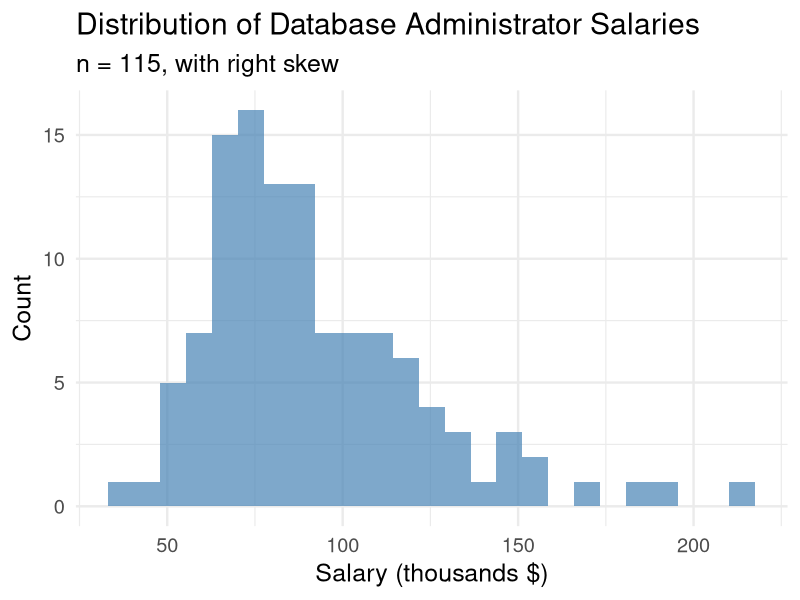
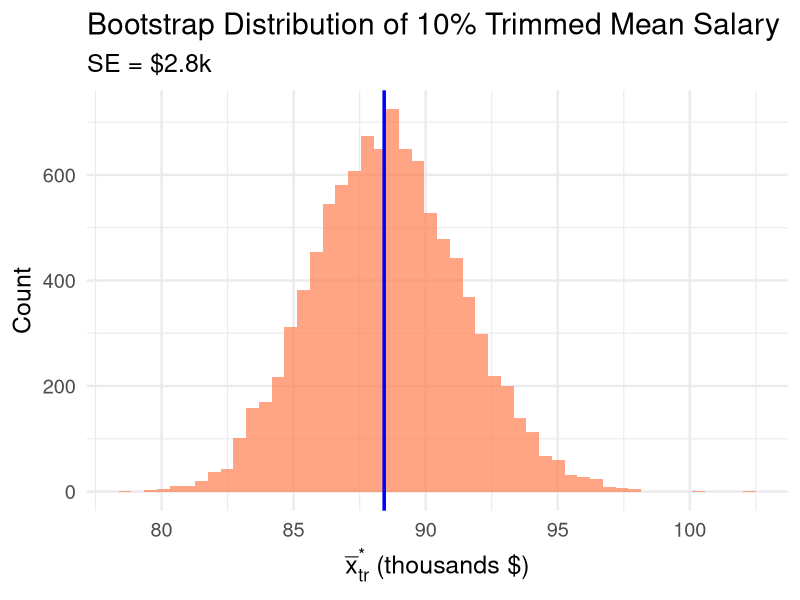
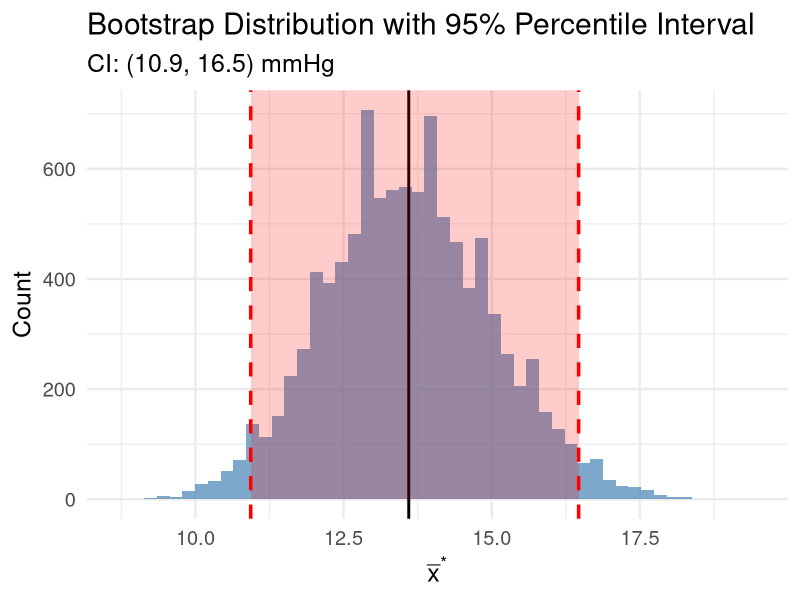
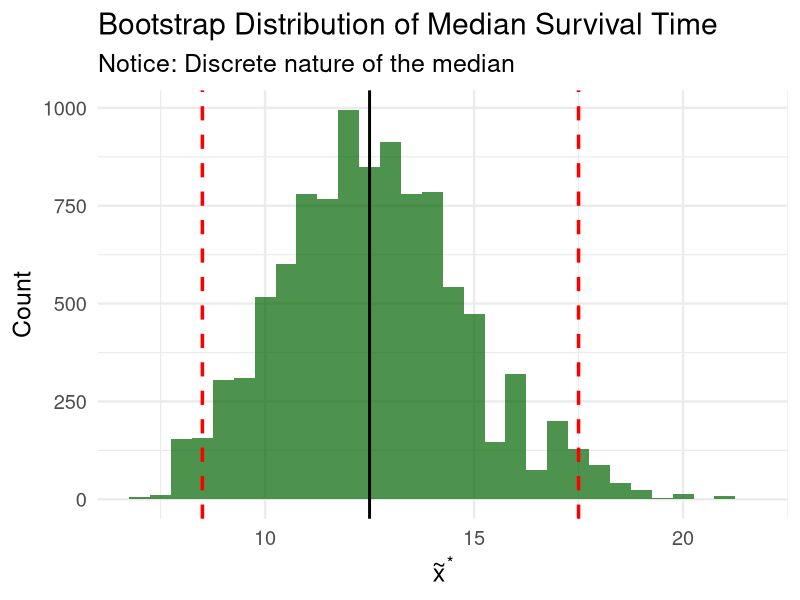
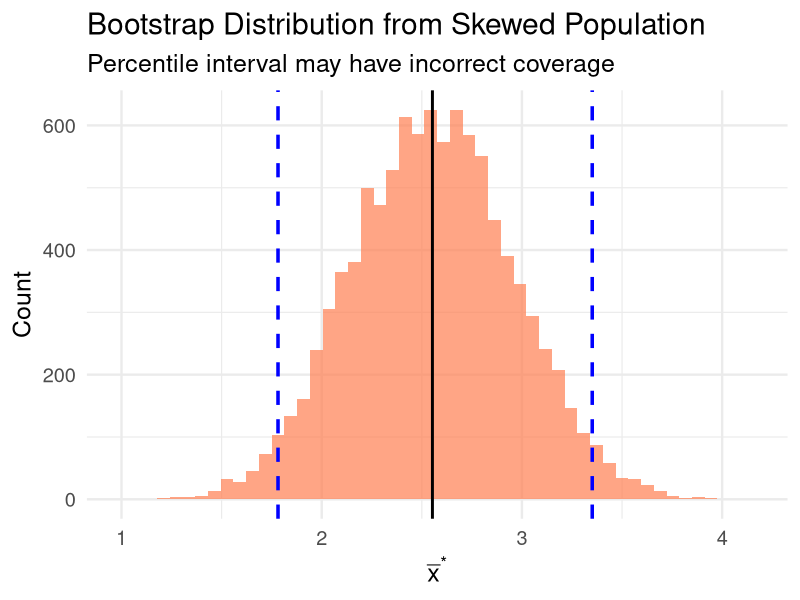
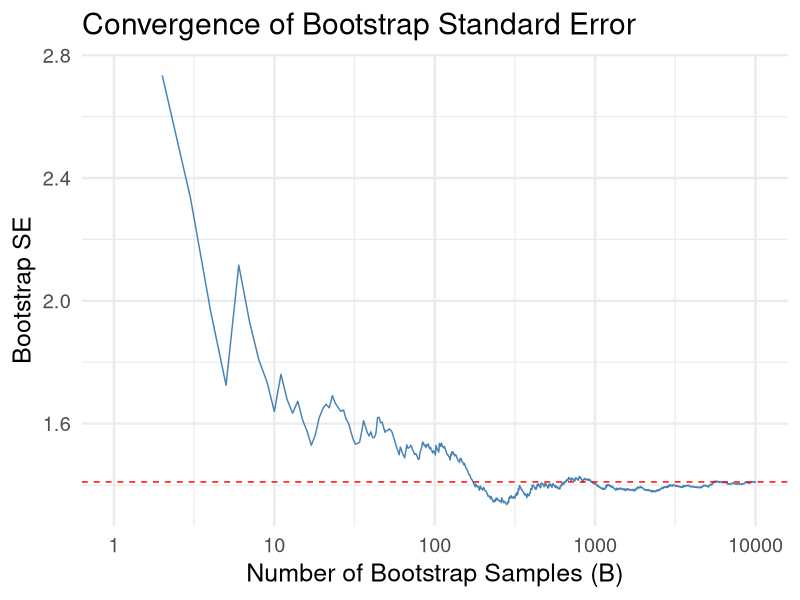
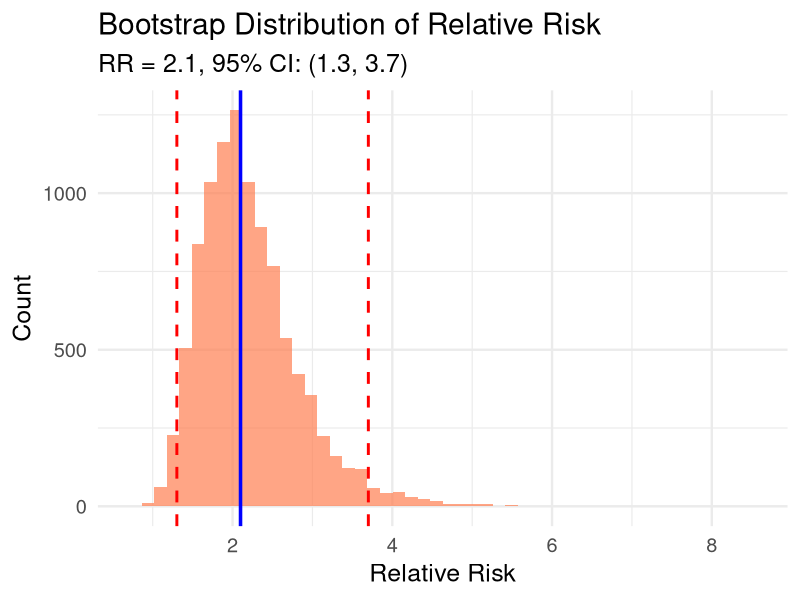
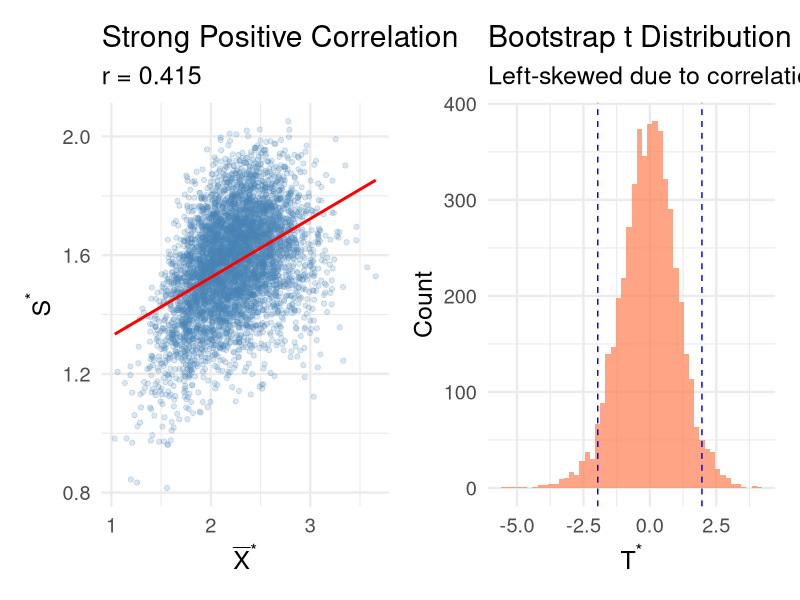

Here is the R script that generated these plots, in order:
## ---- chunk 1
#| label: setup
#| include: false
library(tidyverse)
library(broom)
library(patchwork)
set.seed(551)
theme_set(theme_minimal(base_size = 18))
## ---- chunk 2
#| echo: true
response_times <- c(8, 12, 15, 7, 22, 45, 11, 9, 14, 18, 10, 13)
n <- length(response_times)

cat("n =", n, "\n")
cat("Mean:", round(mean(response_times), 2), "days\n")
cat("Median:", median(response_times), "days\n")
cat("SD:", round(sd(response_times), 2), "days")
## ---- chunk 3
#| echo: true
bp_reduction <- c(12, 8, 15, 22, 5, 18, 11, 14, 9, 25, 7, 16, 13, 10, 19)
n_bp <- length(bp_reduction)

cat("Sample size:", n_bp, "\n")
cat("Mean reduction:", round(mean(bp_reduction), 2), "mmHg\n")
cat("Sample SD:", round(sd(bp_reduction), 2), "mmHg\n")
cat("Classical SE:", round(sd(bp_reduction)/sqrt(n_bp), 2), "mmHg")
## ---- chunk 4
#| echo: true
set.seed(551)
B <- 10000
boot_means_bp <- replicate(B, {
  boot_sample <- sample(bp_reduction, n_bp, replace = TRUE)
  mean(boot_sample)
})

# Compare standard errors
classical_se <- sd(bp_reduction) / sqrt(n_bp)
boot_se <- sd(boot_means_bp)

cat("Classical SE (s/âˆšn):", round(classical_se, 3), "\n")
cat("Bootstrap SE:", round(boot_se, 3), "\n")
cat("Ratio:", round(boot_se / classical_se, 3))
## ---- chunk 5
#| echo: true
# Data with potential outlier
response_times <- c(8, 12, 15, 7, 22, 45, 11, 9, 14, 18, 10, 13)

# Bootstrap for 10% trimmed mean
set.seed(551)
boot_trimmed <- replicate(10000, {
  x <- sample(response_times, length(response_times), replace = TRUE)
  mean(x, trim = 0.10)  # Trim 10% from each end
})

cat("Sample mean:", round(mean(response_times), 2), "\n")
cat("10% Trimmed mean:", round(mean(response_times, trim = 0.10), 2), "\n")
cat("Bootstrap SE of trimmed mean:", round(sd(boot_trimmed), 2))
## ---- chunk 6
#| echo: true
#| code-fold: true
# Sample salaries (in thousands) - simulated based on Devore example
set.seed(123)
salaries <- round(c(rlnorm(100, log(80), 0.3), rlnorm(15, log(150), 0.4))) * 1000
n_sal <- length(salaries)

tibble(x = salaries) |>
  ggplot(aes(x = x/1000)) +
  geom_histogram(bins = 25, fill = "steelblue", alpha = 0.7) +
  labs(x = "Salary (thousands $)", y = "Count",
       title = "Distribution of Database Administrator Salaries",
       subtitle = paste0("n = ", n_sal, ", with right skew"))
## ---- chunk 7
#| echo: true
# 10% trimmed mean
xbar_tr <- mean(salaries, trim = 0.10)

# Bootstrap
set.seed(551)
B <- 10000
boot_trimmed_sal <- replicate(B, {
  x <- sample(salaries, n_sal, replace = TRUE)
  mean(x, trim = 0.10)
})

cat("10% Trimmed mean:", round(xbar_tr, 0), "\n")
cat("Bootstrap SE:", round(sd(boot_trimmed_sal), 0), "\n")
cat("Bootstrap mean of trimmed means:", round(mean(boot_trimmed_sal), 0))
## ---- chunk 8
#| code-fold: true
#| fig-height: 6
tibble(x = boot_trimmed_sal) |>
  ggplot(aes(x = x/1000)) +
  geom_histogram(bins = 50, fill = "coral", alpha = 0.7) +
  geom_vline(xintercept = xbar_tr/1000, color = "blue", linewidth = 1.2) +
  labs(x = expression(bar(x)[tr]^"*" ~ "(thousands $)"), y = "Count",
       title = "Bootstrap Distribution of 10% Trimmed Mean Salary",
       subtitle = paste0("SE = $", round(sd(boot_trimmed_sal)/1000, 1), "k"))
## ---- chunk 9
# Check bias for trimmed mean
boot_bias <- mean(boot_trimmed_sal) - xbar_tr
cat("Bootstrap bias estimate:", round(boot_bias, 0), "\n")
cat("Bias as % of estimate:", round(100 * boot_bias / xbar_tr, 2), "%")
## ---- chunk 10
#| echo: true
# Blood pressure reduction data
set.seed(551)
bp_reduction <- c(12, 8, 15, 22, 5, 18, 11, 14, 9, 25, 7, 16, 13, 10, 19)

# Bootstrap
boot_means_bp <- replicate(10000, mean(sample(bp_reduction, length(bp_reduction), replace = TRUE)))

# 95% Percentile interval
percentile_ci <- quantile(boot_means_bp, probs = c(0.025, 0.975))

cat("Sample mean:", round(mean(bp_reduction), 2), "mmHg\n")
cat("95% Bootstrap Percentile CI:", round(percentile_ci, 2), "mmHg\n")

# Compare to t-interval
t_ci <- t.test(bp_reduction)$conf.int
cat("95% t-interval:", round(t_ci, 2), "mmHg")
## ---- chunk 11
#| code-fold: true
#| fig-height: 6
tibble(x = boot_means_bp) |>
  ggplot(aes(x = x)) +
  geom_histogram(bins = 50, fill = "steelblue", alpha = 0.7) +
  geom_vline(xintercept = percentile_ci, color = "red", linewidth = 1.2, linetype = "dashed") +
  geom_vline(xintercept = mean(bp_reduction), color = "black", linewidth = 1) +
  annotate("rect", xmin = percentile_ci[1], xmax = percentile_ci[2], 
           ymin = 0, ymax = Inf, alpha = 0.2, fill = "red") +
  labs(x = expression(bar(x)^"*"), y = "Count",
       title = "Bootstrap Distribution with 95% Percentile Interval",
       subtitle = paste0("CI: (", round(percentile_ci[1], 1), ", ", round(percentile_ci[2], 1), ") mmHg"))
## ---- chunk 12
#| echo: true
# Survival times (months) for 20 cancer patients
survival_times <- c(4, 8, 12, 15, 18, 6, 9, 24, 36, 11,
                    7, 14, 21, 10, 13, 5, 17, 22, 8, 19)

# Bootstrap for median
set.seed(551)
boot_medians <- replicate(10000, {
  median(sample(survival_times, length(survival_times), replace = TRUE))
})

# Results
cat("Sample median:", median(survival_times), "months\n")
cat("Bootstrap SE:", round(sd(boot_medians), 2), "months\n")
cat("95% Percentile CI:", quantile(boot_medians, c(0.025, 0.975)), "months")
## ---- chunk 13
#| code-fold: true
#| fig-height: 5.5
med_ci <- quantile(boot_medians, c(0.025, 0.975))

tibble(x = boot_medians) |>
  ggplot(aes(x = x)) +
  geom_histogram(bins = 30, fill = "darkgreen", alpha = 0.7) +
  geom_vline(xintercept = med_ci, color = "red", linewidth = 1.2, linetype = "dashed") +
  geom_vline(xintercept = median(survival_times), color = "black", linewidth = 1) +
  labs(x = expression(tilde(x)^"*"), y = "Count",
       title = "Bootstrap Distribution of Median Survival Time",
       subtitle = "Notice: Discrete nature of the median")
## ---- chunk 14
#| echo: true
# Bootstrap t interval for trimmed mean salary
xbar_tr <- mean(salaries, trim = 0.10)
se_boot <- sd(boot_trimmed_sal)
t_crit <- qt(0.975, df = length(salaries) - 1)

ci_lower <- xbar_tr - t_crit * se_boot
ci_upper <- xbar_tr + t_crit * se_boot

cat("Bootstrap t 95% CI for trimmed mean salary:\n")
cat("($", round(ci_lower, 0), ", $", round(ci_upper, 0), ")", sep = "")
## ---- chunk 15
#| echo: true
bootstrap_t_interval <- function(data, B = 10000, conf = 0.95) {
  n <- length(data)
  xbar <- mean(data)
  se <- sd(data) / sqrt(n)
  
  # Compute bootstrap t statistics
  t_star <- replicate(B, {
    boot_samp <- sample(data, n, replace = TRUE)
    (mean(boot_samp) - xbar) / (sd(boot_samp) / sqrt(n))
  })
  
  # Quantiles
  alpha <- 1 - conf
  q_lower <- quantile(t_star, alpha/2)
  q_upper <- quantile(t_star, 1 - alpha/2)
  
  # CI (note the reversal!)
  c(xbar - q_upper * se, xbar - q_lower * se)
}

# Apply to blood pressure data
boot_t_ci <- bootstrap_t_interval(bp_reduction)
cat("Bootstrap t CI:", round(boot_t_ci, 2), "mmHg")
## ---- chunk 16
#| echo: true
#| code-fold: true
# Compare all CI methods for BP reduction data
set.seed(551)

# Classical t
t_result <- t.test(bp_reduction)$conf.int

# Bootstrap percentile
boot_stats <- replicate(10000, mean(sample(bp_reduction, length(bp_reduction), replace = TRUE)))
pct_ci <- quantile(boot_stats, c(0.025, 0.975))

# Bootstrap t
boot_t_ci <- bootstrap_t_interval(bp_reduction)

tibble(
  Method = c("Classical t", "Bootstrap Percentile", "Bootstrap t"),
  Lower = c(t_result[1], pct_ci[1], boot_t_ci[1]),
  Upper = c(t_result[2], pct_ci[2], boot_t_ci[2])
) |>
  mutate(
    Width = Upper - Lower,
    across(Lower:Width, ~round(.x, 2))
  )
## ---- chunk 17
#| code-fold: true
#| fig-height: 5.5
# Highly skewed data
set.seed(551)
skewed_data <- rexp(15, rate = 0.5)  # Exponential with mean 2

boot_skewed <- replicate(10000, mean(sample(skewed_data, 15, replace = TRUE)))
pct_ci_skew <- quantile(boot_skewed, c(0.025, 0.975))

tibble(x = boot_skewed) |>
  ggplot(aes(x = x)) +
  geom_histogram(bins = 50, fill = "coral", alpha = 0.7) +
  geom_vline(xintercept = pct_ci_skew, color = "blue", linewidth = 1.2, linetype = "dashed") +
  geom_vline(xintercept = mean(skewed_data), color = "black", linewidth = 1) +
  labs(x = expression(bar(x)^"*"), y = "Count",
       title = "Bootstrap Distribution from Skewed Population",
       subtitle = "Percentile interval may have incorrect coverage")
## ---- chunk 18
#| echo: true
# Demonstrating convergence of bootstrap SE
set.seed(551)
B_values <- c(100, 500, 1000, 5000, 10000)

convergence <- map_dfr(B_values, function(B) {
  boot_means <- replicate(B, mean(sample(bp_reduction, length(bp_reduction), replace = TRUE)))
  tibble(B = B, SE = sd(boot_means))
})

convergence
## ---- chunk 19
#| code-fold: true
#| fig-height: 5.5
set.seed(551)
# Run multiple bootstrap analyses with different B
running_se <- tibble(
  B = 1:10000,
  cumulative_se = accumulate(
    replicate(10000, mean(sample(bp_reduction, length(bp_reduction), replace = TRUE))),
    ~c(.x, .y),
    .init = numeric(0)
  )[-1] |> map_dbl(sd)
)

running_se |>
  ggplot(aes(x = B, y = cumulative_se)) +
  geom_line(color = "steelblue") +
  geom_hline(yintercept = tail(running_se$cumulative_se, 1), linetype = "dashed", color = "red") +
  labs(x = "Number of Bootstrap Samples (B)", y = "Bootstrap SE",
       title = "Convergence of Bootstrap Standard Error") +
  scale_x_log10()
## ---- chunk 20
#| echo: false
tibble(
  Situation = c("Small n (â‰¤10), normal data", 
                "Small n (â‰¤10), skewed data",
                "Large n, normal data",
                "Large n, skewed data",
                "Complex statistic (trimmed mean, ratio)"),
  Recommendation = c("Classical t preferred",
                     "Bootstrap t (with caution)",
                     "Either works well",
                     "Bootstrap t preferred",
                     "Bootstrap (no classical alternative)")
) |>
  knitr::kable()
## ---- chunk 21
#| echo: true
# Relative risk
p1 <- 55/3338  # High BP group
p2 <- 21/2676  # Low BP group
rr_hat <- p1/p2

cat("Risk (high BP):", round(p1 * 100, 2), "%\n")
cat("Risk (low BP):", round(p2 * 100, 2), "%\n")
cat("Relative Risk:", round(rr_hat, 2))
## ---- chunk 22
#| echo: true
set.seed(551)
n1 <- 3338; x1 <- 55
n2 <- 2676; x2 <- 21

# Bootstrap
boot_rr <- replicate(10000, {
  # Resample from each group (binary outcomes)
  boot_p1 <- sum(sample(c(rep(1, x1), rep(0, n1 - x1)), n1, replace = TRUE)) / n1
  boot_p2 <- sum(sample(c(rep(1, x2), rep(0, n2 - x2)), n2, replace = TRUE)) / n2
  
  # Handle division by zero
  if (boot_p2 == 0) return(NA)
  boot_p1 / boot_p2
})

boot_rr <- boot_rr[!is.na(boot_rr)]

cat("Bootstrap SE:", round(sd(boot_rr), 3), "\n")
cat("95% Percentile CI:", round(quantile(boot_rr, c(0.025, 0.975)), 2))
## ---- chunk 23
#| code-fold: true
#| fig-height: 5.5
rr_ci <- quantile(boot_rr, c(0.025, 0.975))

tibble(x = boot_rr) |>
  ggplot(aes(x = x)) +
  geom_histogram(bins = 50, fill = "coral", alpha = 0.7) +
  geom_vline(xintercept = rr_hat, color = "blue", linewidth = 1.2) +
  geom_vline(xintercept = rr_ci, color = "red", linewidth = 1, linetype = "dashed") +
  labs(x = "Relative Risk", y = "Count",
       title = "Bootstrap Distribution of Relative Risk",
       subtitle = paste0("RR = ", round(rr_hat, 2), ", 95% CI: (", 
                        round(rr_ci[1], 2), ", ", round(rr_ci[2], 2), ")"))
## ---- chunk 24
#| echo: true
set.seed(551)
# Treatment A: faster, less variable
drug_A <- c(12, 18, 15, 22, 14, 16, 20, 13, 17, 19)
# Treatment B: slower, more variable  
drug_B <- c(25, 18, 35, 22, 28, 15, 42, 20, 30, 24)

cat("Drug A - Mean:", round(mean(drug_A), 1), ", SD:", round(sd(drug_A), 1), "\n")
cat("Drug B - Mean:", round(mean(drug_B), 1), ", SD:", round(sd(drug_B), 1), "\n")
cat("Difference (B - A):", round(mean(drug_B) - mean(drug_A), 1), "minutes")
## ---- chunk 25
#| echo: true
set.seed(551)
# Bootstrap the difference in means
boot_diff <- replicate(10000, {
  boot_A <- sample(drug_A, length(drug_A), replace = TRUE)
  boot_B <- sample(drug_B, length(drug_B), replace = TRUE)
  mean(boot_B) - mean(boot_A)
})

# Results
diff_ci <- quantile(boot_diff, c(0.025, 0.975))
cat("Bootstrap SE:", round(sd(boot_diff), 2), "\n")
cat("95% CI for difference:", round(diff_ci, 2), "minutes")
## ---- chunk 26
#| echo: true
# Lung cancer cases
cases_smokers <- 85; cases_nonsmokers <- 15
# Controls
controls_smokers <- 60; controls_nonsmokers <- 40

# Sample odds ratio
or_hat <- (cases_smokers * controls_nonsmokers) / (cases_nonsmokers * controls_smokers)
cat("Sample Odds Ratio:", round(or_hat, 2))
## ---- chunk 27
#| echo: true
set.seed(551)
# Bootstrap
n_cases <- cases_smokers + cases_nonsmokers
n_controls <- controls_smokers + controls_nonsmokers

boot_or <- replicate(10000, {
  # Resample cases
  boot_cases <- sample(c(rep(1, cases_smokers), rep(0, cases_nonsmokers)), 
                       n_cases, replace = TRUE)
  boot_case_smoke <- sum(boot_cases)
  boot_case_nonsmoke <- n_cases - boot_case_smoke
  
  # Resample controls
  boot_controls <- sample(c(rep(1, controls_smokers), rep(0, controls_nonsmokers)), 
                          n_controls, replace = TRUE)
  boot_ctrl_smoke <- sum(boot_controls)
  boot_ctrl_nonsmoke <- n_controls - boot_ctrl_smoke
  
  # OR (with continuity correction)
  (boot_case_smoke + 0.5) * (boot_ctrl_nonsmoke + 0.5) / 
    ((boot_case_nonsmoke + 0.5) * (boot_ctrl_smoke + 0.5))
})

cat("95% CI for OR:", round(quantile(boot_or, c(0.025, 0.975)), 2))
## ---- chunk 28
#| echo: true
#| code-fold: true
#| fig-height: 5.5
# Generate skewed data
set.seed(551)
skewed_data <- rexp(20, rate = 0.5)

# Bootstrap and track mean, SD, and t-stat
boot_stats <- replicate(5000, {
  boot_samp <- sample(skewed_data, length(skewed_data), replace = TRUE)
  c(mean = mean(boot_samp), 
    sd = sd(boot_samp),
    t = (mean(boot_samp) - mean(skewed_data)) / (sd(boot_samp) / sqrt(length(skewed_data))))
}, simplify = FALSE) |> bind_rows()

# Plot correlation
p1 <- ggplot(boot_stats, aes(x = mean, y = sd)) +
  geom_point(alpha = 0.2, color = "steelblue") +
  geom_smooth(method = "lm", color = "red", se = FALSE) +
  labs(x = expression(bar(X)^"*"), y = expression(S^"*"),
       title = "Strong Positive Correlation",
       subtitle = paste0("r = ", round(cor(boot_stats$mean, boot_stats$sd), 3)))

p2 <- ggplot(boot_stats, aes(x = t)) +
  geom_histogram(bins = 50, fill = "coral", alpha = 0.7) +
  geom_vline(xintercept = c(-1.96, 1.96), linetype = "dashed", color = "blue") +
  labs(x = expression(T^"*"), y = "Count",
       title = "Bootstrap t Distribution",
       subtitle = "Left-skewed due to correlation")

p1 + p2
## ---- chunk 29
#| echo: true
#| code-fold: true
#| cache: true
# Simulation comparing coverage rates
set.seed(551)
n_sim <- 1000
n <- 15
true_mu <- 2  # True mean of Exp(0.5)

# Function to compute intervals
compute_coverage <- function(n_sim, n, B = 2000) {
  coverage <- replicate(n_sim, {
    # Generate skewed data (exponential)
    x <- rexp(n, rate = 0.5)
    xbar <- mean(x)
    se <- sd(x) / sqrt(n)
    
    # Classical t interval
    t_ci <- xbar + c(-1, 1) * qt(0.975, n-1) * se
    
    # Percentile interval
    boot_means <- replicate(B, mean(sample(x, n, replace = TRUE)))
    pct_ci <- quantile(boot_means, c(0.025, 0.975))
    
    # Bootstrap t interval
    boot_t <- replicate(B, {
      boot_samp <- sample(x, n, replace = TRUE)
      (mean(boot_samp) - xbar) / (sd(boot_samp) / sqrt(n))
    })
    q_t <- quantile(boot_t, c(0.025, 0.975))
    boot_t_ci <- c(xbar - q_t[2] * se, xbar - q_t[1] * se)
    
    # Check coverage
    c(classical = (t_ci[1] < true_mu & true_mu < t_ci[2]),
      percentile = (pct_ci[1] < true_mu & true_mu < pct_ci[2]),
      bootstrap_t = (boot_t_ci[1] < true_mu & true_mu < boot_t_ci[2]))
  })
  
  rowMeans(coverage)
}

coverage_results <- compute_coverage(n_sim, n)

tibble(
  Method = c("Classical t", "Percentile", "Bootstrap t"),
  Coverage = round(coverage_results * 100, 1),
  Target = 95.0
) |>
  knitr::kable(col.names = c("Method", "Actual Coverage (%)", "Target (%)"),
               caption = paste0("Coverage rates for Exp(0.5) data, n = ", n, ", ", n_sim, " simulations"))
## ---- chunk 30
#| echo: false
tibble(
  Method = c("Classical t", "Simple Bootstrap t", "Studentized Bootstrap t", "Percentile", "BCa"),
  `Population Normal?` = c("Yes (or large n)", "No", "No", "No", "No"),
  `Bootstrap Dist Normal?` = c("N/A", "Yes", "No", "No", "No"),
  `Handles Skewness?` = c("Poorly", "Poorly", "Well", "Moderately", "Well"),
  `Bias Correction?` = c("No", "No", "Partial", "No", "Yes")
) |>
  knitr::kable(caption = "Comparison of Normality Assumptions Across Methods")
## ---- chunk 31
#| echo: true
#| code-fold: true
#| fig-height: 6
# Compare all methods on skewed data
set.seed(551)
skewed_sample <- rexp(20, rate = 0.5)
xbar <- mean(skewed_sample)
se <- sd(skewed_sample) / sqrt(length(skewed_sample))
B <- 10000

# Bootstrap samples
boot_means <- replicate(B, mean(sample(skewed_sample, length(skewed_sample), replace = TRUE)))
boot_t <- replicate(B, {
  bs <- sample(skewed_sample, length(skewed_sample), replace = TRUE)
  (mean(bs) - xbar) / (sd(bs) / sqrt(length(skewed_sample)))
})

# Intervals
ci_classical <- xbar + c(-1, 1) * qt(0.975, length(skewed_sample) - 1) * se
ci_simple_boot_t <- xbar + c(-1, 1) * qt(0.975, length(skewed_sample) - 1) * sd(boot_means)
ci_percentile <- quantile(boot_means, c(0.025, 0.975))
q_boot_t <- quantile(boot_t, c(0.025, 0.975))
ci_studentized <- c(xbar - q_boot_t[2] * se, xbar - q_boot_t[1] * se)

# Create comparison data frame
ci_comparison <- tibble(
  Method = factor(c("Classical t", "Simple Boot t", "Percentile", "Studentized Boot t"),
                  levels = c("Classical t", "Simple Boot t", "Percentile", "Studentized Boot t")),
  Lower = c(ci_classical[1], ci_simple_boot_t[1], ci_percentile[1], ci_studentized[1]),
  Upper = c(ci_classical[2], ci_simple_boot_t[2], ci_percentile[2], ci_studentized[2]),
  Center = xbar
)

ggplot(ci_comparison, aes(y = Method)) +
  geom_segment(aes(x = Lower, xend = Upper, yend = Method), linewidth = 2, color = "steelblue") +
  geom_point(aes(x = Center), size = 3, color = "black") +
  geom_point(aes(x = Lower), size = 2, color = "red") +
  geom_point(aes(x = Upper), size = 2, color = "red") +
  geom_vline(xintercept = 2, linetype = "dashed", color = "darkgreen", linewidth = 1) +
  annotate("text", x = 2, y = 4.4, label = expression(mu == 2 ~ "(true mean)"), 
           color = "darkgreen", size = 4) +
  labs(x = "Value", y = "",
       title = "Comparison of 95% CIs for Skewed Data (Exp(0.5), n = 20)",
       subtitle = "Studentized bootstrap t stretches further right to capture the true mean") +
  theme_minimal(base_size = 14)
## ---- chunk 32
#| echo: false
#| fig-height: 6
#| fig-width: 10
# Define nodes
nodes <- tibble(
  x = c(2,      1,       3,       0.5,     1.5,     2.5,     3.5),
  y = c(3,      2,       2,       1,       1,       1,       1),
  label = c("Is n â‰¥ 15?", 
            "Is data\nnormal?", 
            "Is data\nskewed?", 
            "Bootstrap t\n(with caution)",
            "Classical t",
            "Classical t\nor Percentile", 
            "Bootstrap t")
)

# Define edges
edges <- tibble(
  x = c(2, 2, 1, 1, 3, 3),
  xend = c(1, 3, 0.5, 1.5, 2.5, 3.5),
  y = c(2.85, 2.85, 1.85, 1.85, 1.85, 1.85),
  yend = c(2.15, 2.15, 1.15, 1.15, 1.15, 1.15)
)

# Define edge labels
edge_labels <- tibble(
  x = c(1.4, 2.6, 0.65, 1.35, 2.65, 3.35),
  y = c(2.5, 2.5, 1.5, 1.5, 1.5, 1.5),
  label = c("No", "Yes", "No", "Yes", "No", "Yes")
)

ggplot() +
  geom_segment(data = edges, aes(x = x, xend = xend, y = y, yend = yend),
               arrow = arrow(length = unit(0.15, "cm")), color = "gray40") +
  geom_label(data = nodes, aes(x = x, y = y, label = label), 
             fill = "white", size = 3.5, label.padding = unit(0.4, "lines")) +
  geom_text(data = edge_labels, aes(x = x, y = y, label = label), 
            size = 3.5, fontface = "italic", color = "gray30") +
  theme_void() +
  coord_cartesian(xlim = c(-0.2, 4.2), ylim = c(0.5, 3.5)) +
  labs(title = "Choosing a Confidence Interval Method")
